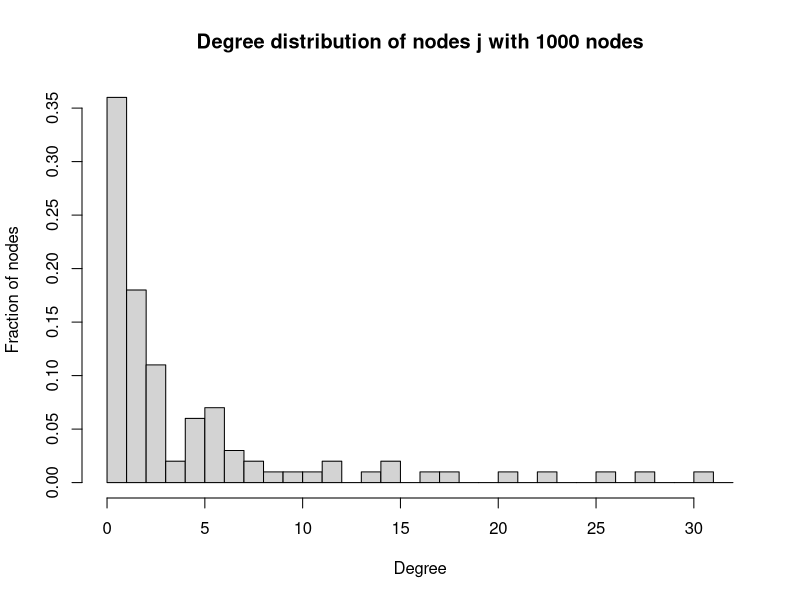
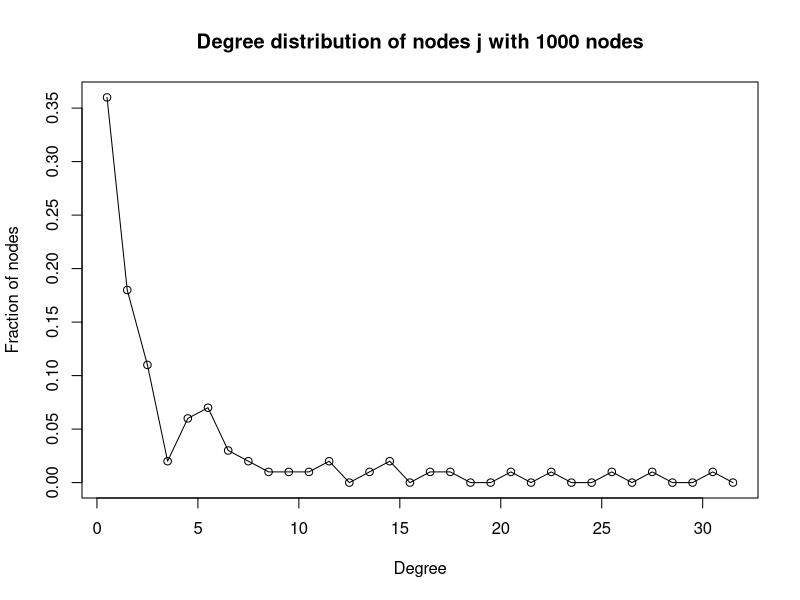

Here is the R script that generated these plots, in order:
# EE 219 Homework 1 Problem 2 d
# Name: Weikun Han, Duzhi Chen
# Date: 4/14/2017
# Reference:
#  - https://google.github.io/styleguide/Rguide.xml#indentation

library(igraph)

# Initial veriables
node <- 1000
iteration <- 100
degree <- numeric()

# Create number of ieration undirected random networks
for (it in 1:iteration) {

    # Create the undirected random network,
    # whose degree distribution is proportional to x^(-3)
    graph = barabasi.game(node, directed = FALSE)

    # Randomly pick a node i, and then randomly pick a neighbor j of that node
	i = sample(1:node, 1)
	x = neighborhood(graph, 1, i)
	y = c(x[[1]][-1])
	j = sample(y, 1)
	degree = c(degree, degree(graph, j))
}

# Plot the degree distributions
h <- hist(degree,
          breaks = seq(from = 0, to = max(degree) + 1, by = 1),
          freq = FALSE,
          main = "Degree distribution of nodes j with 1000 nodes",
          ylab = "Fraction of nodes",
          xlab = "Degree")
plot(data.frame(x = h$mids, y = h$density),
     type = "o",
     main = "Degree distribution of nodes j with 1000 nodes",
     ylab = "Fraction of nodes",
     xlab = "Degree")
